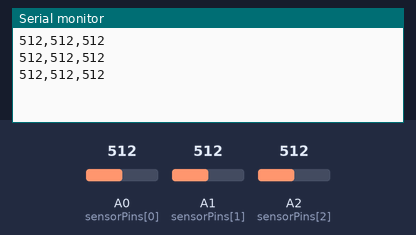
A sketch run on a simulated Arduino Uno, built with avr-gcc and run on an emulated ATmega328P. Parts: the last lines printed to the serial monitor. The test bench sets the inputs (shaded band); at power-on: A0 (sensorPins[0]) = 512, A1 (sensorPins[1]) = 512, A2 (sensorPins[2]) = 512.

Above: at 1.3 s.
1.4 s: A0 (sensorPins[0]) set to 716
At 1.9 s:
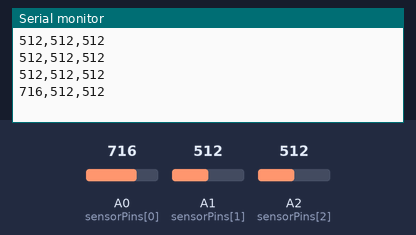
2.9 s: A1 (sensorPins[1]) set to 716
At 3.4 s:
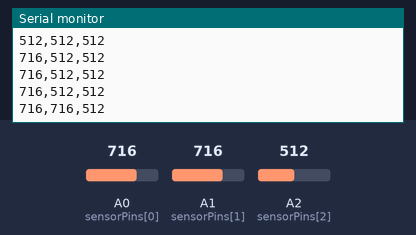
4.4 s: A2 (sensorPins[2]) set to 716
At 4.9 s:
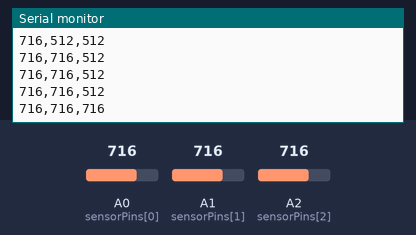
5.9 s: A0 (sensorPins[0]) set to 900
At 6.4 s:
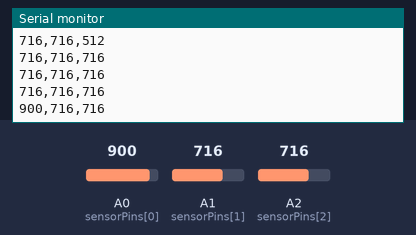
7.4 s: A1 (sensorPins[1]) set to 900
At 7.9 s:
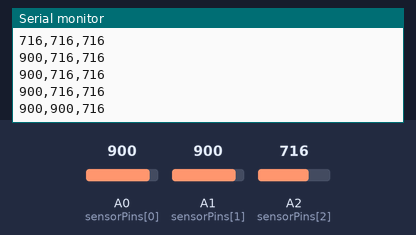
8.9 s: A2 (sensorPins[2]) set to 900
At 9.4 s:
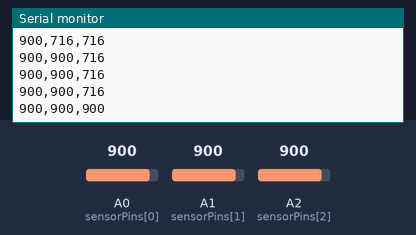
Timing chart, 0 to 11.4 s (numbered marks = the images above; inputs shaded):
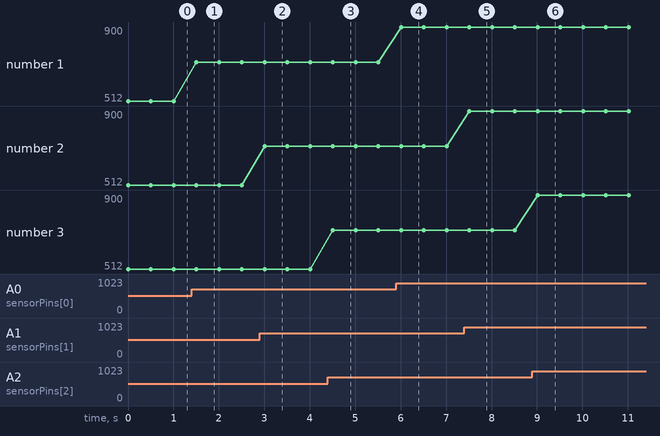

The sketch:

LM35_TempReader.ino
```cpp
// Khai báo mảng chứa chân cảm biến
const int sensorPins[3] = {A0, A1, A2};

// Mảng lưu giá trị ADC
int adcValues[3];

void setup() {
  Serial.begin(4800); // Khởi động Serial
}

void loop() {
  // Đọc giá trị từ các cảm biến bằng vòng lặp
  for (int i = 0; i < 3; i++) {
    adcValues[i] = analogRead(sensorPins[i]);
  }

  // Gửi dữ liệu dạng CSV
  for (int i = 0; i < 3; i++) {
    Serial.print(adcValues[i]);
    if (i < 2) Serial.print(","); // thêm dấu phẩy giữa các giá trị
  }
  Serial.println();

  delay(500); // delay 0.5 giây
}
```

Measured:
- after the input at 1.4 s, the serial monitor: prints a new line after 0.10 s (image 1)
- after the input at 2.9 s, the serial monitor: prints a new line after 0.11 s (image 2)
- after the input at 4.4 s, the serial monitor: prints a new line after 0.11 s (image 3)
- after the input at 5.9 s, the serial monitor: prints a new line after 0.11 s (image 4)
- after the input at 7.4 s, the serial monitor: prints a new line after 0.11 s (image 5)
- after the input at 8.9 s, the serial monitor: prints a new line after 0.12 s (image 6)
- plotted number 1: 512 → 716 after the input at 1.4 s, 716 → 900 after the input at 5.9 s
